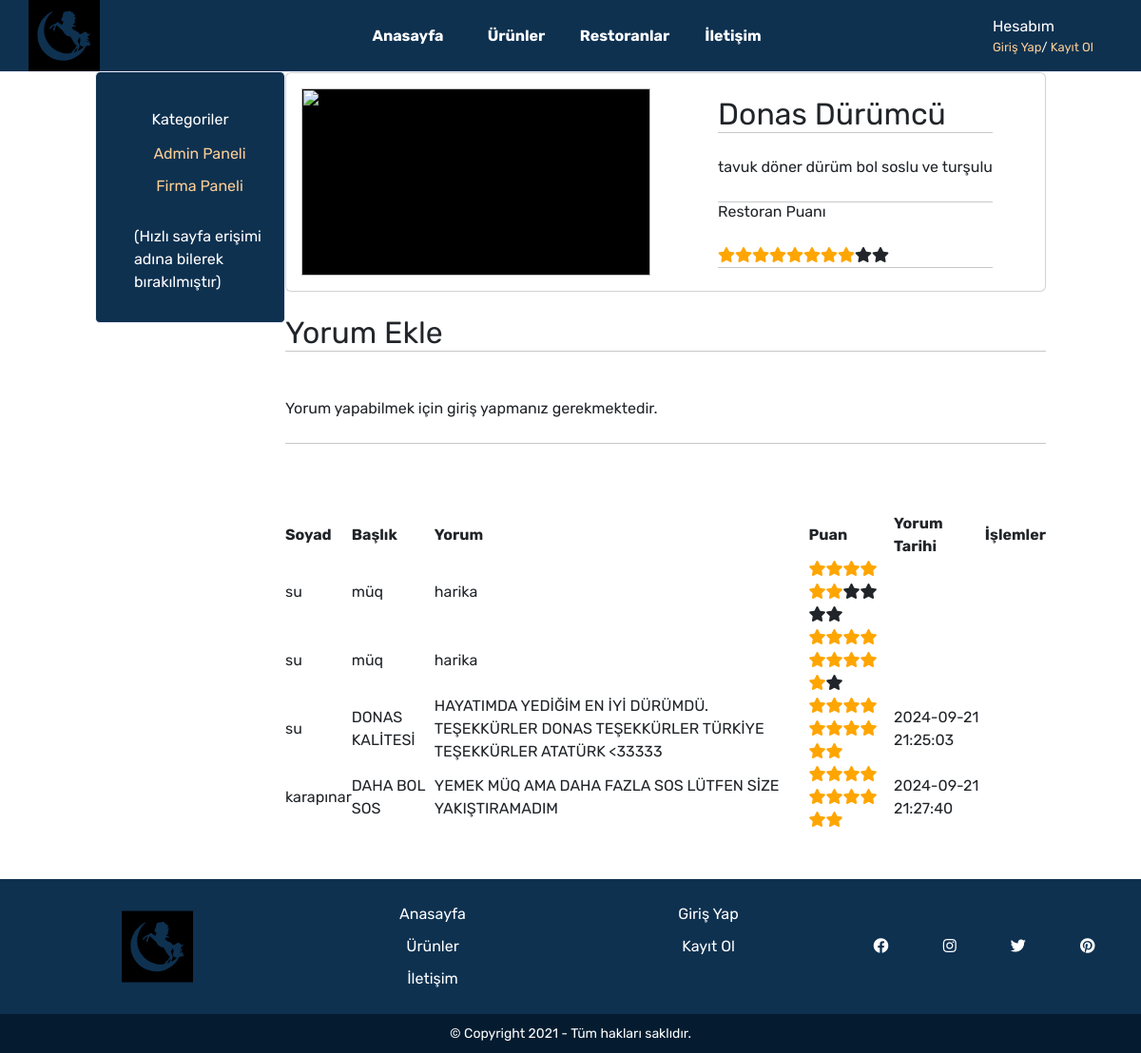
The page /restoran_detay.php?restoran=0 on the database its author committed.
### tables this page shows
CREATE TABLE `restaurants` (
  `id` int(11) NOT NULL,
  `company_id` int(11) NOT NULL,
  `name` varchar(1000) NOT NULL,
  `description` varchar(1000) NOT NULL,
  `image_path` varchar(1000) NOT NULL,
  `created_at` varchar(1000) NOT NULL
);

CREATE TABLE `comments` (
  `id` int(11) NOT NULL,
  `user_id` int(11) NOT NULL,
  `restaurant_id` int(11) NOT NULL,
  `surname` varchar(110) NOT NULL,
  `title` varchar(110) NOT NULL,
  `description` varchar(1100) NOT NULL,
  `score` int(10) NOT NULL,
  `created_at` varchar(1000) NOT NULL DEFAULT current_timestamp(),
  `updated_at` varchar(1000) NOT NULL
);

### src/restoran_detay.php (the view, shortened to what this page needs)
<?php
include_once 'sql_scripts.php';
if (isset($_GET['restoran'])) {
    $data = getrestaurantdetail($_GET['restoran']);
    $urun = [
        'id' => $data['id'],
        'ad' => $data['name'],
        'aciklama' => $data['description'],
        'img' => $data['image_path']
    ];
    $restoran_score = getRestaurantScore($_GET['restoran']);
} else {
    header("Location: index.php");
    exit();
}
?>
<!DOCTYPE html>
<html lang="tr">
<head>
    <link rel="stylesheet" href="https://cdnjs.cloudflare.com/ajax/libs/font-awesome/5.15.4/css/all.min.css" />
    <link rel="stylesheet" href="css/global.css">
    <link rel="stylesheet" href="css/main.css">
    <link rel="stylesheet" href="css/iletisim.css">
    <link href="https://cdn.jsdelivr.net/npm/bootstrap@5.3.3/dist/css/bootstrap.min.css" rel="stylesheet">
    <link href="https://cdn.jsdelivr.net/npm/flowbite@2.5.1/dist/flowbite.min.css" rel="stylesheet" />
</head>
<body>
    <div id="main">
        <?php include 'navbar.php'; ?>
        <div class="container">
            <?php include 'sidebar.php'; ?>
            <div class="content">
                <div class="card" style="display: grid; grid-template-columns: repeat(2, 1fr); ">
                    <div class="card-body">
                        <img src="<?= $urun['img'] ?>" class="w-100 h-100"  style="background-color: black; object-fit: fill;" alt="">
                    </div>
                    <div style="display: flex; justify-content: center; align-items: center;">
                        <div class="p-4 d-flex justify-content-center w-100 h-100">
                            <div class="info">
                            <h1 style="font-size: 2em;">
                                    <?= $urun['ad'] ?>
                                </h1>
                                <hr />
                                <br>
                                <p>
                                    <?= $urun['aciklama'] ?>
                                </p>
                                <br>
                                <div>
                                    <hr>
                                    <h3>Restoran Puanı</h3>
                                    <br>
                                    <?php
                                    foreach (getstar($restoran_score) as $star) {
                                        echo $star;
                                    }
                                    ?>
                                    <hr>
                                </div>
                            </div>
                        </div>
                    </div>
                </div>
                <div class="mt-4">
                    <h1 style="font-size: 2em;">Yorum Ekle</h1>
                    <hr>
                    <br>
                    <?php
                    if (isset($_SESSION['user_id'])) {
                        echo '<form action="islemler.php" method="POST">
                        <div class="form-group">
                            <input type="hidden" class="form-control" id="surname" name="surname" value="' . getUserDetails($_SESSION["user_id"])["surname"] . '" required>
                        </div>
                        <br>
                        <div class="form-group">
                            <label for="title">Başlık:</label>
                            <input type="text" class="form-control" id="title" name="title" required>
                        </div>
                        <br>
                        <div class="form-group">
                            <label for="description">Yorum:</label>
                            <textarea class="form-control" id="description" name="description" rows="3" required></textarea>
                        </div>
                        <br>
                        <div class="row">
                        <div class="form-group col-9">
                            <label for="score">Puan:</label>
                            <select class="form-control" id="score" name="score" required>
                                <option value="1">1</option>
                                <option value="2">2</option>
                                <option value="3">3</option>
                                <option value="4">4</option>
                                <option value="5">5</option>
                                <option value="6">6</option>
                                <option value="7">7</option>
                                <option value="8">8</option>
                                <option value="9">9</option>
                                <option value="10">10</option>
                                <option value="10">Müq ve Ötesi</option>
                            </select>
                        </div>
                        <div class="col-3 d-flex justify-content-end align-items-end">
                        <input type="hidden" name="restoran" value="' . $_GET['restoran'] . '">
                        <br>
                        <button type="submit" class="custom-button" name="add_comment">Yorum Ekle</button>
                        </div>
                        </div>
                    </form>';
                    } else {
                        echo '<br><p>Yorum yapabilmek için <a href="giris.php">giriş yapmanız</a> gerekmektedir.</p><br>';
                    }
                    ?>
                </div>
                <hr>
                <br><br><br>
                <div class="table-responsive">
                    <table id="search-table">
                        <thead>
                            <tr>
                                <th>
                                    <span class="flex items-center">
                                        Soyad
                                    </span>
                                </th>
                                <th>
                                    <span class="flex items-center">
                                        Başlık
                                    </span>
                                </th>
                                <th>
                                    <span class="flex items-center">
                                        Yorum
                                    </span>
                                </th>
                                <th>
                                    <span class="flex items-center">
                                        Puan
                                    </span>
                                </th>
                                <th>
                                    <span class="flex items-center">
                                        Yorum Tarihi
                                    </span>
                                </th>
                                <th>
                                    <span class="flex items-center">
                                        İşlemler
                                    </span>
                                </th>
                            </tr>
                        </thead>
                        <tbody>
                            <?php
                            foreach (getRestaurantComments($_GET['restoran']) as $row) {
                                echo '<tr>';
                                echo '<td>' . $row['surname'] . '</td>';
                                echo '<td>' . $row['title'] . '</td>';
                                echo '<td>' . $row['description'] . '</td>';
                                echo '<td>';
                                foreach (getstar($row["score"]) as $star) {
                                    echo $star;
                                }
                                echo '</td>';
                                echo '<td>' . $row['created_at'] . '</td>';
                                echo '<td>';
                                echo '</td>';
                                echo '</tr>';
                            }
                            ?>
                        </tbody>
                    </table>
                </div>
            </div>
        </div>
    </div>
    <?php include 'footer.php'; ?>
</body>
</html>

### src/sql_scripts.php (shortened to what this page needs)
<?php
function getrestaurantdetail($restaurant_id)
{
    $conn = dbConnect();
    $sql = "SELECT * FROM restaurants where id = $restaurant_id";
    $result = $conn->prepare($sql);
    $result->execute();
    return $result->fetch(PDO::FETCH_ASSOC);
}
function getRestaurantScore($restaurant_id) {
    $conn = dbConnect();
    $sql = "SELECT AVG(score) as average_score
            FROM comments
            WHERE restaurant_id = '$restaurant_id'";
    $stmt = $conn->prepare($sql);
    $stmt->execute();
    $row = $stmt->fetch(PDO::FETCH_ASSOC);
    $average_score = $row['average_score'];
    return round($average_score, 1);
}
function getstar($rating_score)
{
    $rating = [];
    for ($i = 1; $i <= 10; $i++) {
        if ($i <= $rating_score) {
            $rating[] = '<span class="fa fa-star checked"></span>';
        } else {
            $rating[] = '<span class="fa fa-star"></span>';
        }
    }
    return $rating;
}
function getRestaurantComments($restaurant_id) {
    $conn = dbConnect();
    $sql = "SELECT *
            FROM comments
            WHERE restaurant_id = '$restaurant_id'";
    $stmt = $conn->prepare($sql);
    $stmt->execute();
    $comments = [];
    while ($row = $stmt->fetch(PDO::FETCH_ASSOC)) {
        $comments[] = [
            'title' => $row['title'],
            'description' => $row['description'],
            'score' => $row['score'],
            'created_at' => $row['created_at'],
            'surname' => $row['surname'],
            'user_id' => $row['user_id'],
            'id' => $row['id']
        ];
    }
    return $comments;
}

### src/css/global.css (style rules this page uses)
* { padding: 0; margin: 0; font-family: 'Rubik', sans-serif; }
a { text-decoration: none; }
#main { min-height: 100vh; display: flex; flex-direction: column; }

### src/css/main.css (style rules this page uses)
.container { display: flex; flex-direction: row; width: 100%; margin: 0 auto 0 auto; }
.container .content { width: 80%; height: fit-content; }

### src/restoran_detay.php (style rules this page uses)
.checked { color: orange; }

### rows shown on the page
restaurants: name "Donas Dürümcü", description "tavuk döner dürüm bol soslu ve turşulu"
comments: surname "su", title "müq", description "harika", score 6 (drawn)
comments: surname "su", title "müq", description "harika", score 9 (drawn)
comments: surname "su", title "DONAS KALİTESİ", description "HAYATIMDA YEDİĞİM EN İYİ DÜRÜMDÜ. TEŞEKKÜRLER DONAS TEŞEKKÜRLER TÜRKİYE TEŞEKKÜRLER ATATÜRK <33333", score 10 (drawn), created_at "2024-09-21 21:25:03"
comments: surname "karapınar", title "DAHA BOL SOS", description "YEMEK MÜQ AMA DAHA FAZLA SOS LÜTFEN SİZE YAKIŞTIRAMADIM", score 10 (drawn), created_at "2024-09-21 21:27:40"
